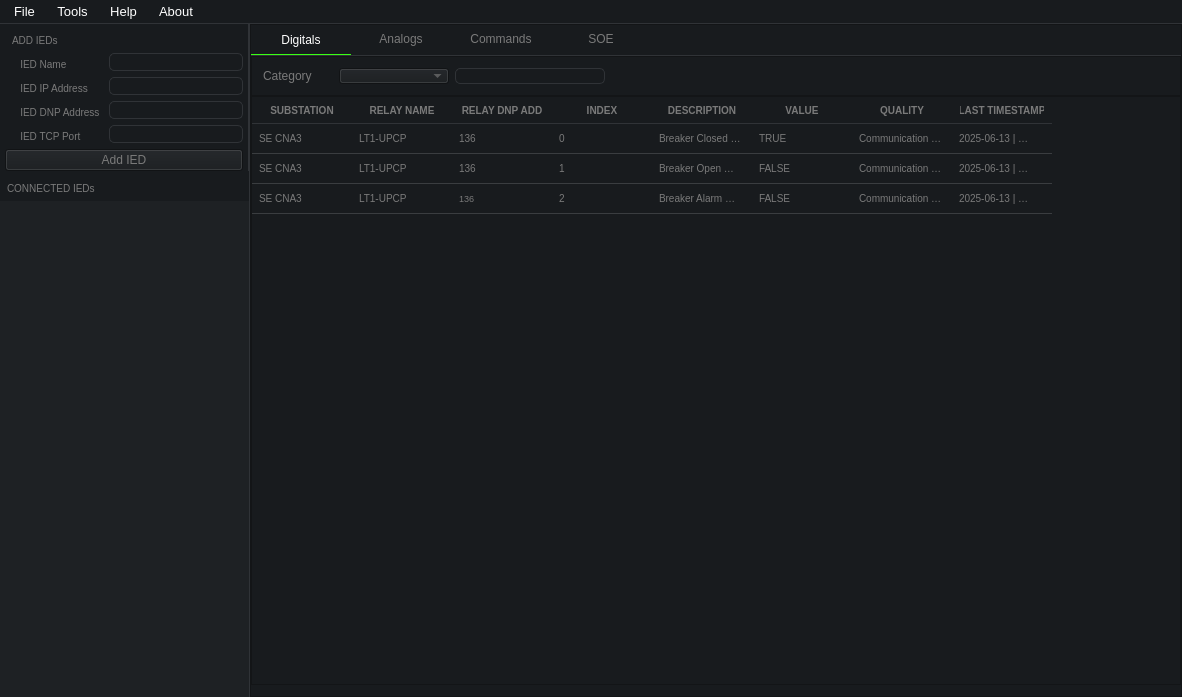
<?xml version="1.0" encoding="UTF-8"?>
<ui version="4.0">
 <class>MonitorDNP3Class</class>
 <widget class="QMainWindow" name="MonitorDNP3Class">
  <property name="geometry">
   <rect>
    <x>0</x>
    <y>0</y>
    <width>1182</width>
    <height>697</height>
   </rect>
  </property>
  <property name="windowTitle">
   <string>MonitorDNP3</string>
  </property>
  <widget class="QWidget" name="mainWidget">
   <property name="styleSheet">
    <string notr="true">QWidget{
	background-color: #181b1e;
}</string>
   </property>
   <layout class="QHBoxLayout" name="horizontalLayout">
    <property name="spacing">
     <number>0</number>
    </property>
    <property name="leftMargin">
     <number>0</number>
    </property>
    <property name="topMargin">
     <number>0</number>
    </property>
    <property name="rightMargin">
     <number>0</number>
    </property>
    <property name="bottomMargin">
     <number>0</number>
    </property>
    <item>
     <widget class="QFrame" name="leftFrame">
      <property name="minimumSize">
       <size>
        <width>250</width>
        <height>0</height>
       </size>
      </property>
      <property name="maximumSize">
       <size>
        <width>250</width>
        <height>16777215</height>
       </size>
      </property>
      <property name="styleSheet">
       <string notr="true">QFrame{
	border-radius: 0px;
	border-right: 1px solid #303337;
}

QLabel{
	font-size: 10px;
	color: #7a7a7a;
	border: none;
	padding-left: 5px;
	padding-top: 5px;
}

QListWidget {
    background-color: #1e2124;
    border: none;
	font-size: 10px; 
}

QListWidget::item {
    padding: 6px;
    border-bottom: 1px solid #2a2d30;
    color: #7a7a7a;
	padding-left: 15px;
}

QListWidget::item:hover {
    background-color: #2e3136;
}

QListWidget:focus {
	outline: none;
}

QListWidget::item:selected {
    background-color: #2e3136;
    color: #ffffff;
	outline: none;
}

QListWidget::item:selected:!active {
    background-color: #1e2124;
    color: #7a7a7a;
}</string>
      </property>
      <property name="frameShape">
       <enum>QFrame::Shape::StyledPanel</enum>
      </property>
      <property name="frameShadow">
       <enum>QFrame::Shadow::Raised</enum>
      </property>
      <layout class="QVBoxLayout" name="verticalLayout_6">
       <property name="leftMargin">
        <number>0</number>
       </property>
       <property name="topMargin">
        <number>0</number>
       </property>
       <property name="rightMargin">
        <number>0</number>
       </property>
       <property name="bottomMargin">
        <number>0</number>
       </property>
       <item>
        <widget class="QFrame" name="addFrame">
         <property name="styleSheet">
          <string notr="true">QLineEdit {
	border: 1px solid #303337;
	border-radius: 5px;
	color: #7a7a7a;
	font-size: 11px;
	padding-left: 5px;
}

QPushButton {
	color: #7a7a7a;
}</string>
         </property>
         <property name="frameShape">
          <enum>QFrame::Shape::StyledPanel</enum>
         </property>
         <property name="frameShadow">
          <enum>QFrame::Shadow::Raised</enum>
         </property>
         <layout class="QGridLayout" name="gridLayout">
          <property name="leftMargin">
           <number>5</number>
          </property>
          <property name="topMargin">
           <number>5</number>
          </property>
          <property name="rightMargin">
           <number>5</number>
          </property>
          <property name="bottomMargin">
           <number>0</number>
          </property>
          <property name="horizontalSpacing">
           <number>6</number>
          </property>
          <item row="4" column="0">
           <widget class="QLabel" name="lbl_TCP_Port">
            <property name="text">
             <string>   IED TCP Port</string>
            </property>
           </widget>
          </item>
          <item row="1" column="1">
           <widget class="QLineEdit" name="inputIEDname"/>
          </item>
          <item row="0" column="0">
           <widget class="QLabel" name="lbl_Add_IED">
            <property name="text">
             <string>ADD IEDs</string>
            </property>
           </widget>
          </item>
          <item row="2" column="1">
           <widget class="QLineEdit" name="inputIEDip"/>
          </item>
          <item row="1" column="0">
           <widget class="QLabel" name="lbl_IED_Name">
            <property name="text">
             <string>   IED Name</string>
            </property>
           </widget>
          </item>
          <item row="2" column="0">
           <widget class="QLabel" name="lbl_IED_IP">
            <property name="text">
             <string>   IED IP Address</string>
            </property>
           </widget>
          </item>
          <item row="4" column="1">
           <widget class="QLineEdit" name="inputIEDport"/>
          </item>
          <item row="3" column="1">
           <widget class="QLineEdit" name="inputIEDdnp"/>
          </item>
          <item row="3" column="0">
           <widget class="QLabel" name="lbl_DNP_Add">
            <property name="text">
             <string>   IED DNP Address</string>
            </property>
           </widget>
          </item>
          <item row="5" column="0" colspan="2">
           <widget class="QPushButton" name="btnAddIED">
            <property name="text">
             <string>Add IED</string>
            </property>
           </widget>
          </item>
         </layout>
        </widget>
       </item>
       <item>
        <widget class="QLabel" name="lblConnectedIEDs">
         <property name="text">
          <string>CONNECTED IEDs</string>
         </property>
        </widget>
       </item>
       <item>
        <widget class="QListWidget" name="iedList"/>
       </item>
      </layout>
     </widget>
    </item>
    <item>
     <widget class="QFrame" name="rightFrame">
      <property name="frameShape">
       <enum>QFrame::Shape::StyledPanel</enum>
      </property>
      <property name="frameShadow">
       <enum>QFrame::Shadow::Raised</enum>
      </property>
      <layout class="QVBoxLayout" name="verticalLayout">
       <property name="spacing">
        <number>0</number>
       </property>
       <property name="leftMargin">
        <number>0</number>
       </property>
       <property name="topMargin">
        <number>0</number>
       </property>
       <property name="rightMargin">
        <number>0</number>
       </property>
       <item>
        <widget class="QFrame" name="viewsFrame">
         <property name="minimumSize">
          <size>
           <width>0</width>
           <height>30</height>
          </size>
         </property>
         <property name="styleSheet">
          <string notr="true">QFrame{
	border-bottom: 1px solid #303337;
	border-radius: 0px;
}

QPushButton {
    background-color: #181b1e;
    color: #7a7a7a;
    border: none;
    border-bottom: 3px solid transparent;
    padding: 4px 8px;
}

QPushButton:hover, QPushButton:checked {
    border-bottom: 1px solid #39ff14;
    color: white;
}</string>
         </property>
         <property name="frameShape">
          <enum>QFrame::Shape::StyledPanel</enum>
         </property>
         <property name="frameShadow">
          <enum>QFrame::Shadow::Raised</enum>
         </property>
         <layout class="QHBoxLayout" name="horizontalLayout_2">
          <property name="spacing">
           <number>0</number>
          </property>
          <property name="leftMargin">
           <number>0</number>
          </property>
          <property name="topMargin">
           <number>0</number>
          </property>
          <property name="rightMargin">
           <number>0</number>
          </property>
          <property name="bottomMargin">
           <number>0</number>
          </property>
          <item>
           <widget class="QPushButton" name="btnViewDig">
            <property name="minimumSize">
             <size>
              <width>100</width>
              <height>30</height>
             </size>
            </property>
            <property name="maximumSize">
             <size>
              <width>100</width>
              <height>16777215</height>
             </size>
            </property>
            <property name="cursor">
             <cursorShape>PointingHandCursor</cursorShape>
            </property>
            <property name="text">
             <string>Digitals</string>
            </property>
            <property name="checkable">
             <bool>true</bool>
            </property>
            <property name="checked">
             <bool>true</bool>
            </property>
           </widget>
          </item>
          <item>
           <widget class="QPushButton" name="btnViewAna">
            <property name="minimumSize">
             <size>
              <width>100</width>
              <height>30</height>
             </size>
            </property>
            <property name="maximumSize">
             <size>
              <width>100</width>
              <height>16777215</height>
             </size>
            </property>
            <property name="cursor">
             <cursorShape>PointingHandCursor</cursorShape>
            </property>
            <property name="text">
             <string>Analogs</string>
            </property>
            <property name="checkable">
             <bool>true</bool>
            </property>
           </widget>
          </item>
          <item>
           <widget class="QPushButton" name="btnViewCmd">
            <property name="minimumSize">
             <size>
              <width>100</width>
              <height>30</height>
             </size>
            </property>
            <property name="maximumSize">
             <size>
              <width>100</width>
              <height>16777215</height>
             </size>
            </property>
            <property name="cursor">
             <cursorShape>PointingHandCursor</cursorShape>
            </property>
            <property name="text">
             <string>Commands</string>
            </property>
            <property name="checkable">
             <bool>true</bool>
            </property>
           </widget>
          </item>
          <item>
           <widget class="QPushButton" name="btnViewSOE">
            <property name="minimumSize">
             <size>
              <width>100</width>
              <height>30</height>
             </size>
            </property>
            <property name="maximumSize">
             <size>
              <width>100</width>
              <height>16777215</height>
             </size>
            </property>
            <property name="cursor">
             <cursorShape>PointingHandCursor</cursorShape>
            </property>
            <property name="text">
             <string>SOE</string>
            </property>
            <property name="checkable">
             <bool>true</bool>
            </property>
           </widget>
          </item>
          <item>
           <spacer name="horizontalSpacer">
            <property name="orientation">
             <enum>Qt::Orientation::Horizontal</enum>
            </property>
            <property name="sizeHint" stdset="0">
             <size>
              <width>40</width>
              <height>20</height>
             </size>
            </property>
           </spacer>
          </item>
         </layout>
        </widget>
       </item>
       <item>
        <widget class="QStackedWidget" name="stackedWidget">
         <property name="styleSheet">
          <string notr="true">QTableWidget{
	font-size: 10px;
	selection-background-color: #1e2124;
    selection-color: #000000;
}

QHeaderView::section{
	font-size: 10px;
	background-color: #181b1e;
    color: #7a7a7a;
	font-weight: bold;
    border: none;
    border-bottom: 1px solid #303337;
    padding: 4px 8px;
}

QTableWidget::item {
	border: none;
    border-bottom: 1px solid #3a3d40;
    padding: 4px;
	color: #7a7a7a;
}

QTableWidget:focus {
	outline: none;
}

QTableWidget::item:hover {
    background-color: #2e3136;
}

QTableWidget::item:selected {
    background-color: #2e3136;
    color: #FFFFFF;
	outline: none;
}

QTableWidget::item:selected:!active {
    background-color: #1e2124;
    color: #ffffff;
}</string>
         </property>
         <property name="currentIndex">
          <number>0</number>
         </property>
         <widget class="QWidget" name="page1Digitals">
          <layout class="QVBoxLayout" name="verticalLayout_2">
           <property name="spacing">
            <number>0</number>
           </property>
           <property name="leftMargin">
            <number>0</number>
           </property>
           <property name="topMargin">
            <number>0</number>
           </property>
           <property name="rightMargin">
            <number>0</number>
           </property>
           <property name="bottomMargin">
            <number>0</number>
           </property>
           <item>
            <widget class="QFrame" name="filterFrame">
             <property name="minimumSize">
              <size>
               <width>0</width>
               <height>40</height>
              </size>
             </property>
             <property name="maximumSize">
              <size>
               <width>16777215</width>
               <height>40</height>
              </size>
             </property>
             <property name="styleSheet">
              <string notr="true">QLabel{
	color: #7a7a7a;
}

QComboBox{
	font-size: 10px;
	color: #7a7a7a;
}

QLineEdit {
	border: 1px solid #303337;
	border-radius: 5px;
	color: #7a7a7a;
	font-size: 11px;
	padding-left: 5px;
}
</string>
             </property>
             <property name="frameShape">
              <enum>QFrame::Shape::StyledPanel</enum>
             </property>
             <property name="frameShadow">
              <enum>QFrame::Shadow::Raised</enum>
             </property>
             <layout class="QHBoxLayout" name="horizontalLayout_3">
              <item>
               <widget class="QLabel" name="lblCategory">
                <property name="minimumSize">
                 <size>
                  <width>70</width>
                  <height>0</height>
                 </size>
                </property>
                <property name="maximumSize">
                 <size>
                  <width>70</width>
                  <height>16777215</height>
                 </size>
                </property>
                <property name="text">
                 <string>Category</string>
                </property>
               </widget>
              </item>
              <item>
               <widget class="QComboBox" name="comboCategory">
                <property name="minimumSize">
                 <size>
                  <width>110</width>
                  <height>0</height>
                 </size>
                </property>
                <property name="maximumSize">
                 <size>
                  <width>110</width>
                  <height>16777215</height>
                 </size>
                </property>
                <item>
                 <property name="text">
                  <string/>
                 </property>
                </item>
                <item>
                 <property name="text">
                  <string>SUBSTATION</string>
                 </property>
                </item>
                <item>
                 <property name="text">
                  <string>RELAY NAME</string>
                 </property>
                </item>
                <item>
                 <property name="text">
                  <string>RELAY DNP ADD</string>
                 </property>
                </item>
                <item>
                 <property name="text">
                  <string>INDEX</string>
                 </property>
                </item>
                <item>
                 <property name="text">
                  <string>DESCRIPTION</string>
                 </property>
                </item>
                <item>
                 <property name="text">
                  <string>VALUE</string>
                 </property>
                </item>
                <item>
                 <property name="text">
                  <string>QUALITY</string>
                 </property>
                </item>
                <item>
                 <property name="text">
                  <string>LAST TIMESTAMP</string>
                 </property>
                </item>
               </widget>
              </item>
              <item>
               <widget class="QLineEdit" name="lineEdit">
                <property name="minimumSize">
                 <size>
                  <width>150</width>
                  <height>0</height>
                 </size>
                </property>
                <property name="maximumSize">
                 <size>
                  <width>150</width>
                  <height>16777215</height>
                 </size>
                </property>
               </widget>
              </item>
              <item>
               <spacer name="horizontalSpacer_2">
                <property name="orientation">
                 <enum>Qt::Orientation::Horizontal</enum>
                </property>
                <property name="sizeHint" stdset="0">
                 <size>
                  <width>40</width>
                  <height>20</height>
                 </size>
                </property>
               </spacer>
              </item>
             </layout>
            </widget>
           </item>
           <item>
            <widget class="QTableWidget" name="tblDigitals">
             <property name="selectionBehavior">
              <enum>QAbstractItemView::SelectionBehavior::SelectRows</enum>
             </property>
             <property name="showGrid">
              <bool>false</bool>
             </property>
             <attribute name="verticalHeaderVisible">
              <bool>false</bool>
             </attribute>
             <attribute name="verticalHeaderHighlightSections">
              <bool>true</bool>
             </attribute>
             <row/>
             <row/>
             <row/>
             <column>
              <property name="text">
               <string>SUBSTATION</string>
              </property>
             </column>
             <column>
              <property name="text">
               <string>RELAY NAME</string>
              </property>
             </column>
             <column>
              <property name="text">
               <string>RELAY DNP ADD</string>
              </property>
             </column>
             <column>
              <property name="text">
               <string>INDEX</string>
              </property>
             </column>
             <column>
              <property name="text">
               <string>DESCRIPTION</string>
              </property>
             </column>
             <column>
              <property name="text">
               <string>VALUE</string>
              </property>
             </column>
             <column>
              <property name="text">
               <string>QUALITY</string>
              </property>
             </column>
             <column>
              <property name="text">
               <string>LAST TIMESTAMP</string>
              </property>
             </column>
             <item row="0" column="0">
              <property name="text">
               <string>SE CNA3</string>
              </property>
             </item>
             <item row="0" column="1">
              <property name="text">
               <string>LT1-UPCP</string>
              </property>
             </item>
             <item row="0" column="2">
              <property name="text">
               <string>136</string>
              </property>
             </item>
             <item row="0" column="3">
              <property name="text">
               <string>0</string>
              </property>
             </item>
             <item row="0" column="4">
              <property name="text">
               <string>Breaker Closed Status</string>
              </property>
             </item>
             <item row="0" column="5">
              <property name="text">
               <string>TRUE</string>
              </property>
             </item>
             <item row="0" column="6">
              <property name="text">
               <string>Communication Failed</string>
              </property>
             </item>
             <item row="0" column="7">
              <property name="text">
               <string>2025-06-13 | 10:00:00.000</string>
              </property>
             </item>
             <item row="1" column="0">
              <property name="text">
               <string>SE CNA3</string>
              </property>
             </item>
             <item row="1" column="1">
              <property name="text">
               <string>LT1-UPCP</string>
              </property>
             </item>
             <item row="1" column="2">
              <property name="text">
               <string>136</string>
              </property>
             </item>
             <item row="1" column="3">
              <property name="text">
               <string>1</string>
              </property>
             </item>
             <item row="1" column="4">
              <property name="text">
               <string>Breaker Open Status</string>
              </property>
             </item>
             <item row="1" column="5">
              <property name="text">
               <string>FALSE</string>
              </property>
             </item>
             <item row="1" column="6">
              <property name="text">
               <string>Communication Failed</string>
              </property>
             </item>
             <item row="1" column="7">
              <property name="text">
               <string>2025-06-13 | 10:04:32.134</string>
              </property>
             </item>
             <item row="2" column="0">
              <property name="text">
               <string>SE CNA3</string>
              </property>
             </item>
             <item row="2" column="1">
              <property name="text">
               <string>LT1-UPCP</string>
              </property>
             </item>
             <item row="2" column="2">
              <property name="text">
               <string>136</string>
              </property>
              <property name="font">
               <font>
                <pointsize>7</pointsize>
               </font>
              </property>
             </item>
             <item row="2" column="3">
              <property name="text">
               <string>2</string>
              </property>
             </item>
             <item row="2" column="4">
              <property name="text">
               <string>Breaker Alarm Condition</string>
              </property>
             </item>
             <item row="2" column="5">
              <property name="text">
               <string>FALSE</string>
              </property>
             </item>
             <item row="2" column="6">
              <property name="text">
               <string>Communication Failed</string>
              </property>
             </item>
             <item row="2" column="7">
              <property name="text">
               <string>2025-06-13 | 10:04:38.427</string>
              </property>
             </item>
            </widget>
           </item>
          </layout>
         </widget>
         <widget class="QWidget" name="page3Commands">
          <layout class="QVBoxLayout" name="verticalLayout_4">
           <property name="leftMargin">
            <number>0</number>
           </property>
           <property name="topMargin">
            <number>0</number>
           </property>
           <property name="rightMargin">
            <number>0</number>
           </property>
           <property name="bottomMargin">
            <number>0</number>
           </property>
           <item>
            <widget class="QTableWidget" name="tblCommands">
             <property name="selectionBehavior">
              <enum>QAbstractItemView::SelectionBehavior::SelectRows</enum>
             </property>
             <property name="showGrid">
              <bool>false</bool>
             </property>
             <attribute name="verticalHeaderVisible">
              <bool>false</bool>
             </attribute>
            </widget>
           </item>
          </layout>
         </widget>
         <widget class="QWidget" name="page4SOE">
          <layout class="QVBoxLayout" name="verticalLayout_5">
           <property name="leftMargin">
            <number>0</number>
           </property>
           <property name="topMargin">
            <number>0</number>
           </property>
           <property name="rightMargin">
            <number>0</number>
           </property>
           <property name="bottomMargin">
            <number>0</number>
           </property>
           <item>
            <widget class="QTableWidget" name="tblSOE">
             <property name="selectionBehavior">
              <enum>QAbstractItemView::SelectionBehavior::SelectRows</enum>
             </property>
             <property name="showGrid">
              <bool>false</bool>
             </property>
             <attribute name="verticalHeaderVisible">
              <bool>false</bool>
             </attribute>
            </widget>
           </item>
          </layout>
         </widget>
         <widget class="QWidget" name="page2Analogs">
          <layout class="QVBoxLayout" name="verticalLayout_3">
           <property name="leftMargin">
            <number>0</number>
           </property>
           <property name="topMargin">
            <number>0</number>
           </property>
           <property name="rightMargin">
            <number>0</number>
           </property>
           <property name="bottomMargin">
            <number>0</number>
           </property>
           <item>
            <widget class="QTableWidget" name="tblAnalogs">
             <property name="selectionBehavior">
              <enum>QAbstractItemView::SelectionBehavior::SelectRows</enum>
             </property>
             <property name="showGrid">
              <bool>false</bool>
             </property>
             <attribute name="verticalHeaderVisible">
              <bool>false</bool>
             </attribute>
            </widget>
           </item>
          </layout>
         </widget>
        </widget>
       </item>
      </layout>
     </widget>
    </item>
   </layout>
  </widget>
  <widget class="QMenuBar" name="menuBar">
   <property name="geometry">
    <rect>
     <x>0</x>
     <y>0</y>
     <width>1182</width>
     <height>26</height>
    </rect>
   </property>
   <property name="styleSheet">
    <string notr="true">QMenuBar {
    background-color: #181b1e;
    color: white;
    border-bottom: 1px solid #303337;
	font-size: 13px;
}

QMenuBar::item:selected {
    background-color: transparent;
    color: white;
    border-bottom: 1px solid #39ff14;
    padding-bottom: 2px;
}

QMenuBar::item {
    border-bottom: 1px solid transparent;
	padding: 4px 8px;
}

</string>
   </property>
   <widget class="QMenu" name="menuFile">
    <property name="title">
     <string>File</string>
    </property>
   </widget>
   <widget class="QMenu" name="menuTools">
    <property name="title">
     <string>Tools</string>
    </property>
   </widget>
   <widget class="QMenu" name="menuHelp">
    <property name="title">
     <string>Help</string>
    </property>
   </widget>
   <widget class="QMenu" name="menuAbout">
    <property name="title">
     <string>About</string>
    </property>
   </widget>
   <addaction name="menuFile"/>
   <addaction name="menuTools"/>
   <addaction name="menuHelp"/>
   <addaction name="menuAbout"/>
  </widget>
 </widget>
 <layoutdefault spacing="6" margin="11"/>
 <tabstops>
  <tabstop>inputIEDname</tabstop>
  <tabstop>inputIEDip</tabstop>
  <tabstop>inputIEDdnp</tabstop>
  <tabstop>inputIEDport</tabstop>
  <tabstop>btnAddIED</tabstop>
  <tabstop>iedList</tabstop>
  <tabstop>btnViewDig</tabstop>
  <tabstop>btnViewAna</tabstop>
  <tabstop>btnViewCmd</tabstop>
  <tabstop>btnViewSOE</tabstop>
  <tabstop>comboCategory</tabstop>
  <tabstop>lineEdit</tabstop>
  <tabstop>tblDigitals</tabstop>
  <tabstop>tblCommands</tabstop>
  <tabstop>tblAnalogs</tabstop>
  <tabstop>tblSOE</tabstop>
 </tabstops>
 <resources>
  <include location="MonitorDNP3.qrc"/>
 </resources>
 <connections/>
</ui>
